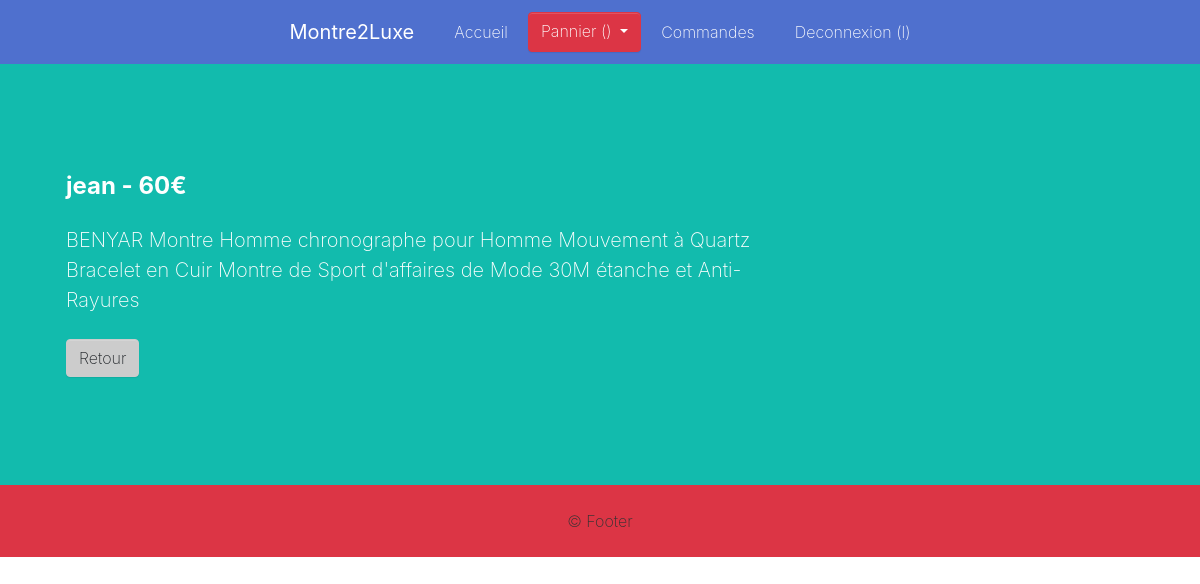
Screenshot of /details.php?id=1 (signed in) with the database file from the repository.
### tables this page shows
CREATE TABLE IF NOT EXISTS `articles` (
  `id` int(11) NOT NULL AUTO_INCREMENT,
  `image` varchar(255) NOT NULL,
  `title` varchar(255) NOT NULL,
  `description` varchar(255) NOT NULL,
  `desc_short` varchar(255) NOT NULL,
  `price` int(110) NOT NULL,
  `count` int(11) NOT NULL,
  `id_gamme` int(11) NOT NULL,
  `stock` int(25) NOT NULL,
  PRIMARY KEY (`id`),
  UNIQUE KEY `id_3` (`id`),
  KEY `id` (`id`),
  KEY `id_2` (`id`),
  KEY `fk` (`id_gamme`)
);

### essentials.php (called while the page is built, shortened)
<?php
include('template/navbar.php');
include('template/footer.php');
include('template/details.php');
function ProductList()
{
	try {
		$conn = pdo();
		$sql = "SELECT * FROM `articles`";
		$result = $conn->query($sql);
		while ($row = $result->fetch(PDO::FETCH_ASSOC)) {
			$produit[] = $row;
		}
	} catch (PDOException $e) {
		echo $e->getMessage();
	}
	return $produit;
}
function pdo()
{
	$servername = "localhost";
	$username = "root";
	$password = "";
	try {
		$conn = new PDO("mysql:host=$servername;dbname=arinfoboutiquev2", $username, $password);
		$conn->setAttribute(PDO::ATTR_ERRMODE, PDO::ERRMODE_EXCEPTION);
		return $conn;
	} catch (PDOException $e) {
		echo "Connection failed: " . $e->getMessage();
	}
}

### template/details.php (the view, shortened to what this page needs)
<div class="py-5 bg-primary">
    <div class="container">
      <div class="row">
        <div class="p-4 col-lg-8">
          <h4 class="mb-3 text-white" style="font-weight:bold"><?= ProductList()[$_GET['id']]['title'] ?> - <?= ProductList()[$_GET['id']]['price'] ?>€ </h4>
          <div class="blockquote text-muted">
            <p class="mb-0" style="color:white"><?= ProductList()[$_GET['id']]['description'] ?></p>
          </div>
          <a class="btn btn-info" href="index.php">Retour </a>
        </div>
      </div>
    </div>
  </div>

### rows the page displays
articles: title "jean", price "60", description "BENYAR Montre Homme chronographe pour Homme Mouvement à Quartz Bracelet en Cuir Montre de Sport d'affaires de Mode 30M étanche et Anti-Rayures"

### other values shown
$_SESSION['loggin']['username'] "l"
